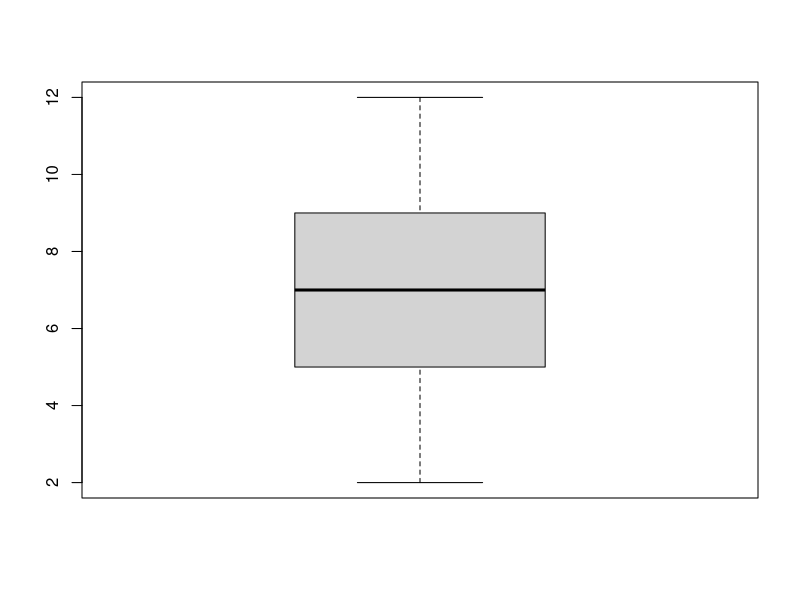
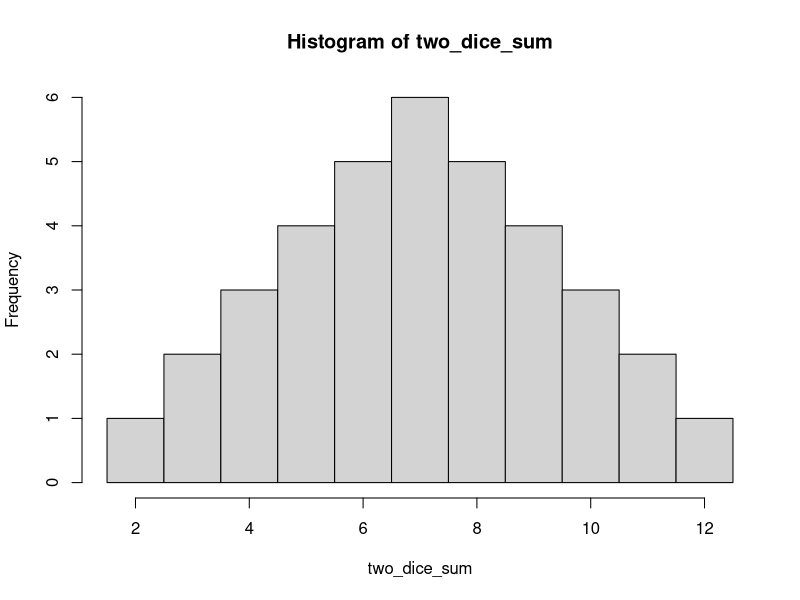
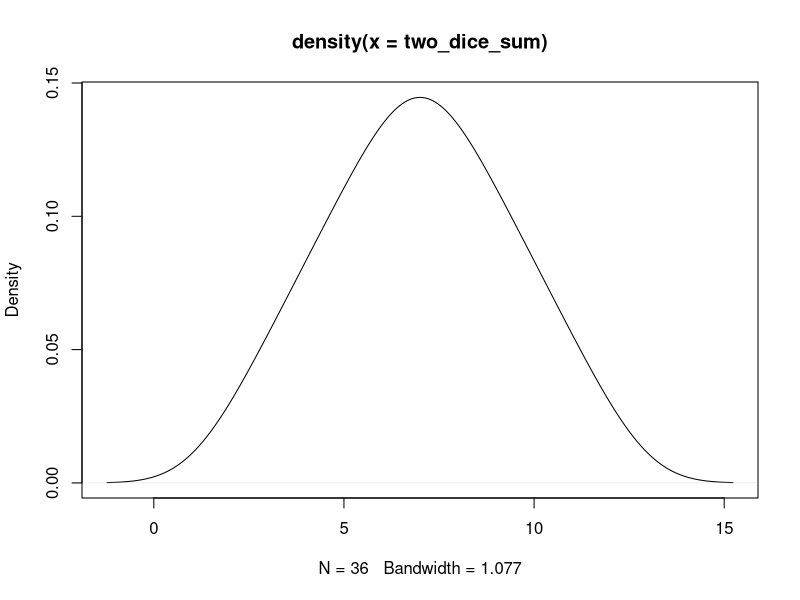
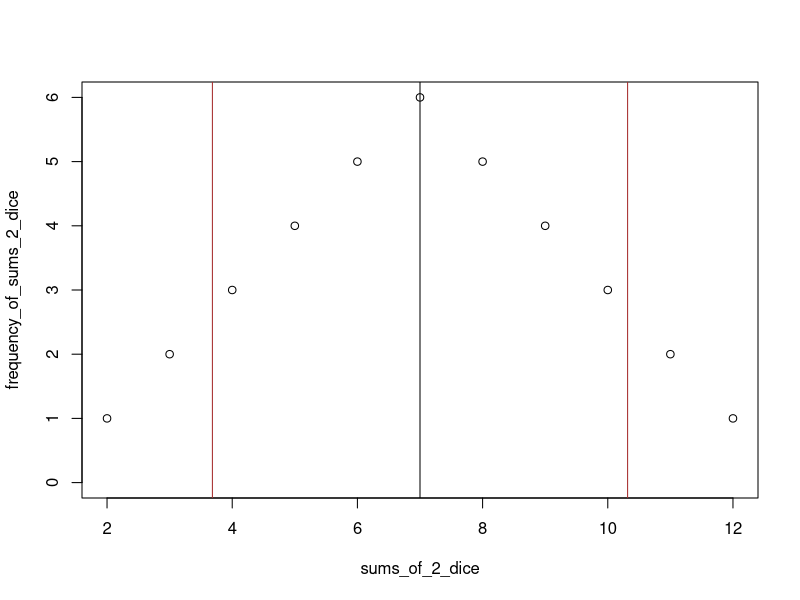
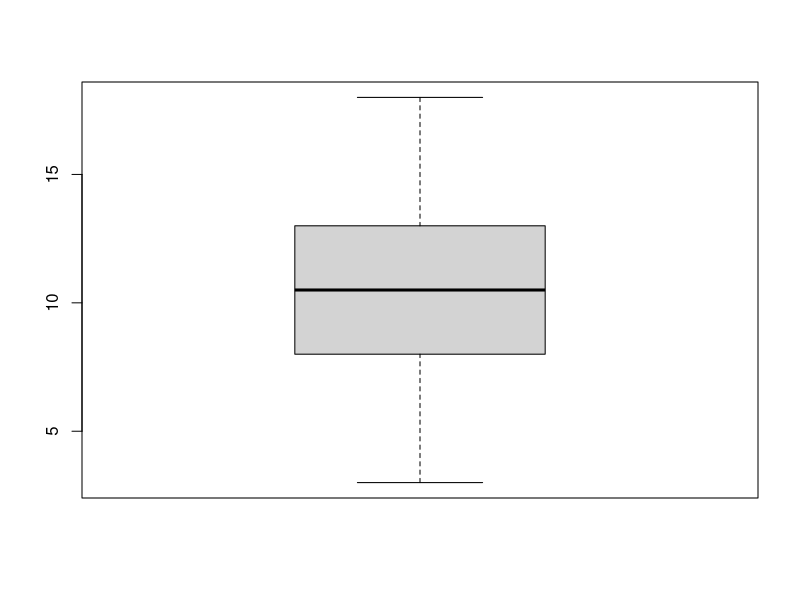
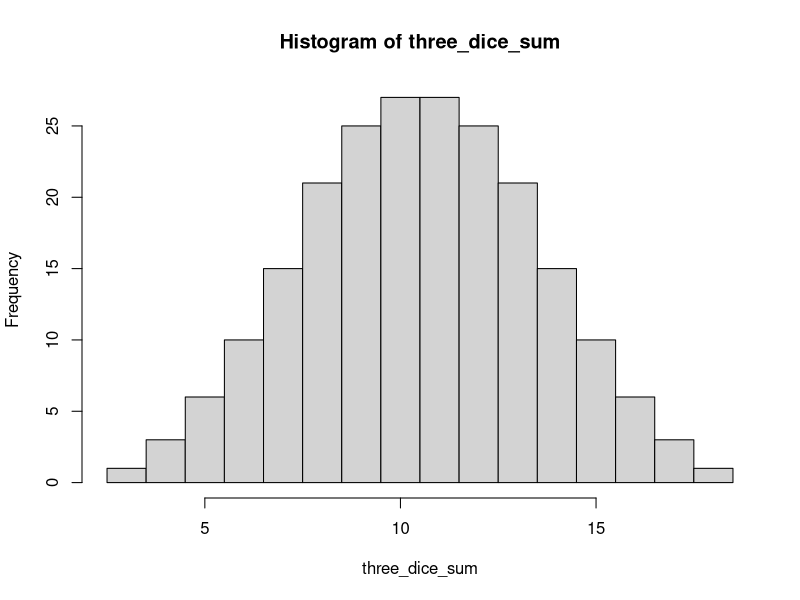
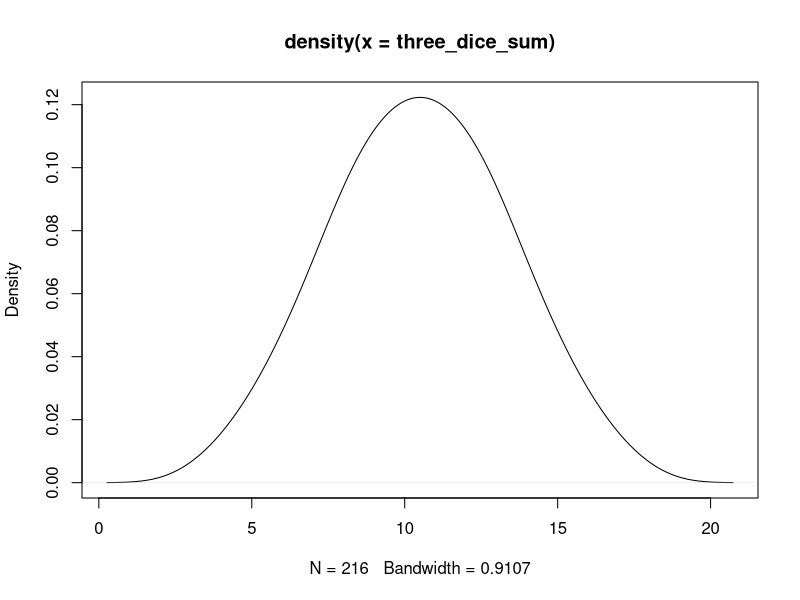
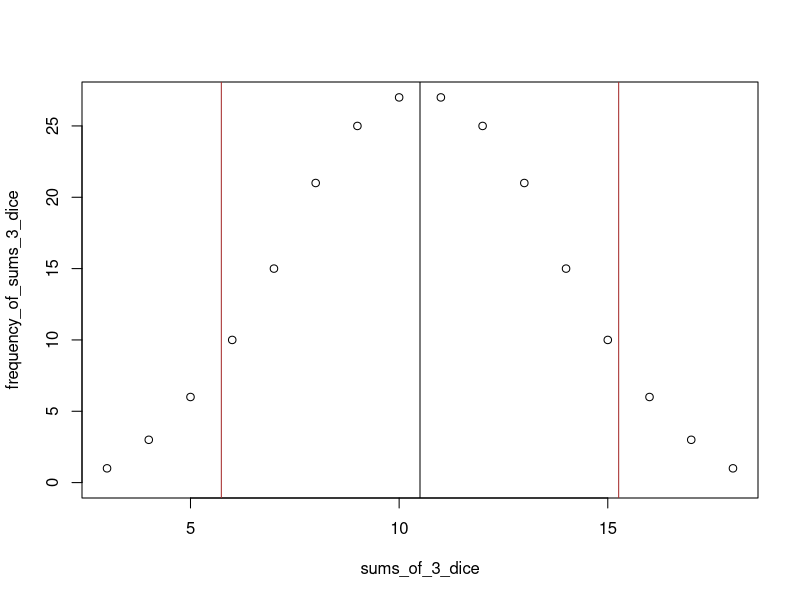

Generate these figures, in order, with R:
# 1

# 2

# 3
dice <- 1:6

sample(dice, 1)

two_dice <- expand.grid(die_1 = dice, die_2 = dice)

three_dice <- expand.grid(die_1 = dice, die_2 = dice, die_3 = dice)

two_dice_sum <- apply(two_dice, 1, sum)

three_dice_sum <- apply(three_dice, 1, sum)

# 4
calc_breaks <- function(x) {
  (min(x) - 0.5):(max(x) + 1)
}

boxplot(two_dice_sum)

hist(two_dice_sum, breaks = calc_breaks(two_dice_sum))

plot(density(two_dice_sum))

frequency_of_sums_2_dice <- as.vector(table(two_dice_sum))
sums_of_2_dice <- as.numeric(names((table(two_dice_sum))))
mean_of_2_dice <- mean(sums_of_2_dice)

plot(sums_of_2_dice, frequency_of_sums_2_dice, ylim = c(0, max(frequency_of_sums_2_dice)))
abline(v = mean_of_2_dice)
abline(v = mean_of_2_dice - sd(sums_of_2_dice), col = "brown")
abline(v = mean_of_2_dice + sd(sums_of_2_dice), col = "brown")

boxplot(three_dice_sum)

hist(three_dice_sum, breaks = calc_breaks(three_dice_sum))

plot(density(three_dice_sum))

frequency_of_sums_3_dice <- as.vector(table(three_dice_sum))
sums_of_3_dice <- as.numeric(names((table(three_dice_sum))))
mean_of_3_dice <- mean(sums_of_3_dice)

plot(sums_of_3_dice, frequency_of_sums_3_dice, ylim = c(0, max(frequency_of_sums_3_dice)))
abline(v = mean_of_3_dice)
abline(v = mean_of_3_dice - sd(sums_of_3_dice), col = "brown")
abline(v = mean_of_3_dice + sd(sums_of_3_dice), col = "brown")

# a
# no, see the plots, values closer to the mean are more likely

# b
# mean is the number of dice times the expected value for one dice
# the standard deviation acts similarly

# c
# central limit theorem
# the density plot looks a lot like the gaussian distribution

# 5
head(iris)

boxplot(iris[["Sepal.Length"]] ~ iris[["Species"]], col = rainbow(length(unique(iris[["Species"]]))))

# i guess the sepal length is infuluenced significantly by the species

# 6
library(ggplot2)

ggplot(iris, aes(Sepal.Width, fill = Species, colour = Species)) +
  stat_density(alpha = 0.1) +
  xlim(1, 5)

# the sepal width does not seem like it is influenced significantly by the species
